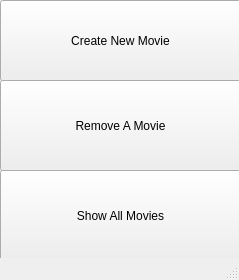
<?xml version="1.0" encoding="UTF-8"?>
<ui version="4.0">
 <class>mainAppWindow</class>
 <widget class="QMainWindow" name="mainAppWindow">
  <property name="geometry">
   <rect>
    <x>0</x>
    <y>0</y>
    <width>239</width>
    <height>280</height>
   </rect>
  </property>
  <property name="windowTitle">
   <string>MainWindow</string>
  </property>
  <widget class="QWidget" name="centralwidget">
   <widget class="QPushButton" name="createMovie">
    <property name="geometry">
     <rect>
      <x>0</x>
      <y>0</y>
      <width>241</width>
      <height>81</height>
     </rect>
    </property>
    <property name="text">
     <string>Create New Movie</string>
    </property>
   </widget>
   <widget class="QPushButton" name="removeMovie">
    <property name="geometry">
     <rect>
      <x>0</x>
      <y>80</y>
      <width>241</width>
      <height>91</height>
     </rect>
    </property>
    <property name="text">
     <string>Remove A Movie</string>
    </property>
   </widget>
   <widget class="QPushButton" name="showAllMovies">
    <property name="geometry">
     <rect>
      <x>0</x>
      <y>170</y>
      <width>241</width>
      <height>91</height>
     </rect>
    </property>
    <property name="text">
     <string>Show All Movies</string>
    </property>
   </widget>
  </widget>
  <widget class="QStatusBar" name="statusbar"/>
 </widget>
 <resources/>
 <connections/>
</ui>
